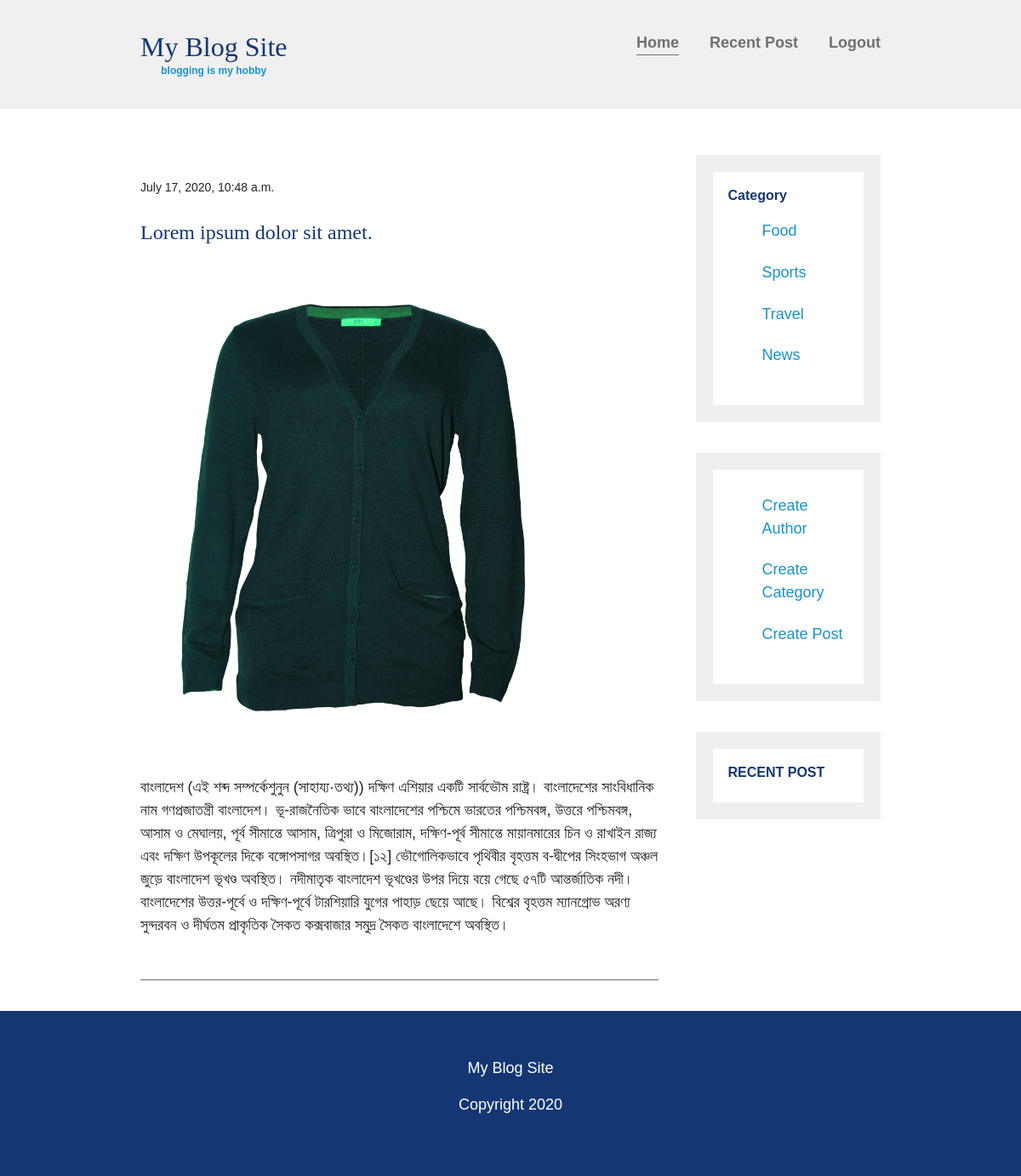
Screenshot of /posts-detail/5 (signed in) with the database file from the repository.
### Blog_app/models.py (models this page shows, shortened)
class Post(models.Model):
    author = models.ForeignKey(User, on_delete=models.CASCADE)
    category = models.ForeignKey(Category, models.CASCADE)
    title = models.CharField(max_length=200)
    post_slug = models.SlugField(max_length=200, unique=True)
    post_img = models.ImageField(upload_to='post_img', null=True, blank=True)
    post_content = models.TextField()
    created_at = models.DateTimeField(auto_now_add=True)
    update_at = models.DateTimeField(auto_now=True)
    class Meta:
        ordering = ['-created_at']

class Category(models.Model):
    title = models.CharField(max_length=50)
    class Meta:
        verbose_name_plural = 'Categories'

### Blog_app/views.py (the view)
# urls.py: path('posts-detail/<int:post_id>', views.detail_post, name='posts-detail'),
def detail_post(request, post_id):
    post = Post.objects.get(pk=post_id)
    categories = Category.objects.all()
    context = {
        'post': post,
        'categories': categories
    }
    return render(request, 'blog/detail_post.html', context)

### templates/blog/detail_post.html (shortened to what this page needs)
{% extends 'base.html' %}
{% block content_block %}
    <article class="article-featured">
          <h2 class="article-title">Lorem ipsum dolor sit amet.</h2>
         {% if post.post_img %}
          <div class="img">
             <img src="{{ post.post_img.url }}" alt="" class="article-image" />
           </div>
         {% endif %}
          <p class="article-info">{{ post.created_at }}</p>
          <p class="article-body">
            {{ post.post_content|linebreaks }}
          </p>
        </article>
{% endblock %}

### templates/sidebar.html (shortened to what this page needs)
{% load custom_filters %}
<aside class="sidebar">
    {% if request.user.is_authenticated %}
        <div class="sidebar-widget">
           <h2 class="widget-title">Category</h2>
          <ul>
            {% for category in categories %}
            <li><a href="{% url 'Blog_app:posts-under-category' cat_id=category.pk %}">{{ category.title }}</a></li>
            {% endfor %}
          </ul>
        </div>
        <div class="sidebar-widget">
          <ul>
            <li><a href="">Create Author</a></li>
            <li><a href="{% url 'Blog_app:create-category' %}">Create Category</a></li>
            <li><a href="{% url 'Blog_app:create-post' %}">Create Post</a></li>
          </ul>
        </div>
        {% endif %}
        <div class="sidebar-widget">
          <h2 class="widget-title">RECENT POST</h2>
        </div>
      </aside>
</div>

### static/resources/css/main.css (style rules this page uses)
body { margin: 0; padding: 0; font-family: "Ubuntu", sans-serif; font-size: 1.125rem; font-weight: 300; }
img { max-width: 100%; display: block; }
h1, h2, h3 { font-family: "Lora", serif; font-weight: 400; color: #143774; margin-top: 0; }
a { color: #1792d2; }
.article-title { font-size: 1.5rem; }
.article-read-more, .article-info { font-size: 0.875rem; }
.article-info { margin: 2em 0; }
.widget-title, .widget-recent-post-title { font-size: 1rem; }
.widget-title { font-family: "Ubuntu", sans-serif; font-weight: 700; }
.article-featured .img { width: 500px; height:600px; }
.article-featured .img img { width: 100%; height: 100%; }
@media (min-width: 675px) { aside { width: 25%; min-width: 200px; margin-left: 1em; } }
.article-featured { border-bottom: #707070 1px solid; padding-bottom: 1em; margin-bottom: 2em; }
@media (min-width: 675px) { .article-image { width: 100%; min-height: 250px; object-fit: cover; } }
@media (min-width: 675px) { .article-featured { display: flex; flex-direction: column; } }
@media (min-width: 675px) { .article-image { order: -2; } }
@media (min-width: 675px) { .article-info { order: -1; } }
.sidebar-widget { border: 20px solid #efefef; margin-bottom: 2em; padding: 1em; }
.sidebar-widget ul { list-style: none; }
.sidebar-widget ul li { display: block; padding: 0.6em 0; }
.sidebar-widget ul li a { text-decoration: none; }

### rows the page displays
Post: post_img (picture), created_at "July 17, 2020, 10:48 a.m.", post_content "বাংলাদেশ (এই শব্দ সম্পর্কেশুনুন (সাহায্য·তথ্য)) দক্ষিণ এশিয়ার একটি সার্বভৌম রাষ্ট্র। বাংলাদেশের সাংবিধানিক নাম গণপ্রজাতন্ত্রী বাংলাদেশ। ভূ-রাজনৈতিক ভাবে বাংলাদেশের পশ্চিমে ভারতের পশ্চিমবঙ্গ, উত্তরে পশ্চিমবঙ্গ, আসাম ও মেঘালয়, পূর্ব সীমান্তে আসাম, ত্রিপুরা ও মিজোরাম, দক্ষিণ-পূর্ব সীমান্তে মায়ানমারের চিন ও রাখাইন রাজ্য এবং দক্ষিণ উপকূলের দিকে বঙ্গোপসাগর অবস্থিত।[১২] ভৌগোলিকভাবে পৃথিবীর বৃহত্তম ব-দ্বীপের সিংহভাগ অঞ্চল জুড়ে বাংলাদেশ ভূখণ্ড অবস্থিত। নদীমাতৃক বাংলাদেশ ভূখণ্ডের উপর দিয়ে বয়ে গেছে ৫৭টি আন্তর্জাতিক নদী। বাংলাদেশের উত্তর-পূর্বে ও দক্ষিণ-পূর্বে টারশিয়ারি যুগের পাহাড় ছেয়ে আছে। বিশ্বের বৃহত্তম ম্যানগ্রোভ অরণ্য সুন্দরবন ও দীর্ঘতম প্রাকৃতিক সৈকত কক্সবাজার সমুদ্র সৈকত বাংলাদেশে…"
Category: title "Food"
Category: title "Sports"
Category: title "Travel"
Category: title "News"
